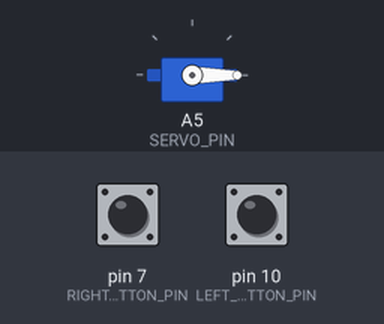
Simulated run of this sketch. Board: Arduino Uno, built with avr-gcc and run on an emulated ATmega328P. Parts: servo. The inputs (shaded band) are chosen by the test bench; at power-on: pin 7 (RIGHT_BUTTON_PIN) HIGH, pin 10 (LEFT_BUTTON_PIN) HIGH.

Above: at 1.2 s.
1.3 s: pin 7 (RIGHT_BUTTON_PIN) pulled LOW for 1 s
3.8 s: pin 10 (LEFT_BUTTON_PIN) pulled LOW for 3.2 s
At 7.6 s:
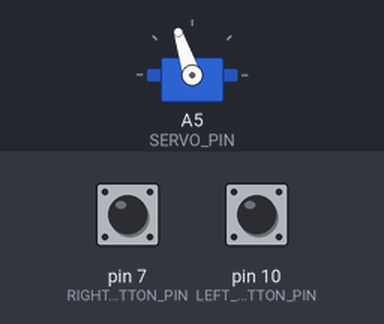
8.5 s: pin 7 (RIGHT_BUTTON_PIN) pulled LOW for 0.15 s
At 9.8 s:
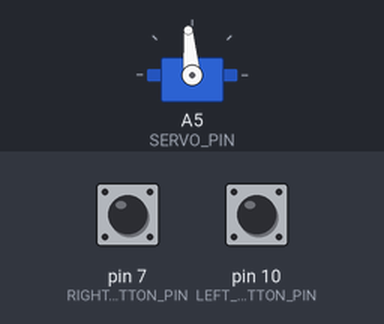
10.1 s: pin 10 (LEFT_BUTTON_PIN) pulled LOW for 0.15 s
At 11.4 s:
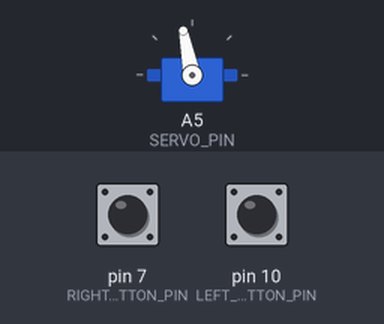
11.7 s: pin 7 (RIGHT_BUTTON_PIN) driven LOW and pin 10 (LEFT_BUTTON_PIN) driven LOW
At 12.6 s:
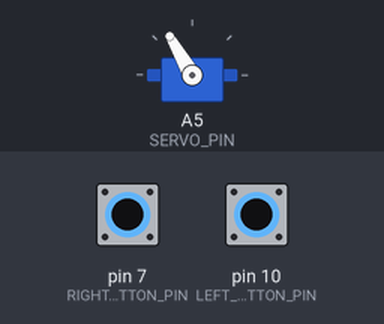
13.6 s: pin 7 (RIGHT_BUTTON_PIN) driven HIGH
Timing chart, 0 to 17.6 s (numbered marks = the images above; inputs shaded):
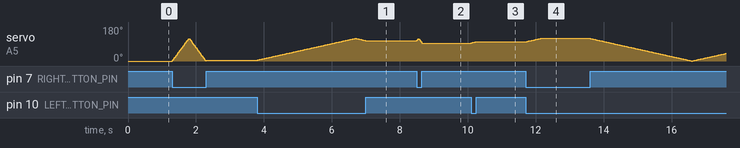

The sketch:

opdracht_5.ino
```cpp
#include <Servo.h>

enum CycleState {
  IDLE,
  LEFT_CYCLE,
  RIGHT_CYCLE,
  BOTH_CYCLE
};

enum CycleStep {
  FORWARD,
  WAITING,
  BACKWARD
};

const int LEFT_BUTTON_PIN = 10;
const int RIGHT_BUTTON_PIN = 7;
const int SERVO_PIN = A5;

const int MIN_ANGLE = 0;
const int MAX_ANGLE = 120;

Servo servo;
int currentAngle = 0;
CycleState cycleState = IDLE;
CycleStep cycleStep = WAITING;

long waitStartTime = 0;

void setup() {
  // Zet de knoppen klaar voor gebruik
  pinMode(LEFT_BUTTON_PIN, INPUT_PULLUP);
  pinMode(RIGHT_BUTTON_PIN, INPUT_PULLUP);

  // Koppel de servo en zet hem op de startpositie
  servo.attach(SERVO_PIN);
  servo.write(currentAngle);
}

void loop() {
  // Controleer of de knoppen zijn ingedrukt
  bool leftPressed = digitalRead(LEFT_BUTTON_PIN) == LOW;
  bool rightPressed = digitalRead(RIGHT_BUTTON_PIN) == LOW;

  // Werk de huidige cyclus bij en voer deze uit
  updateCycleState(leftPressed, rightPressed);
  executeCycle(leftPressed, rightPressed);
}

void updateCycleState(bool leftPressed, bool rightPressed) {
  CycleState newCycleState = cycleState;

  // Bepaal welke cyclus moet worden uitgevoerd
  if (leftPressed && rightPressed) {
    newCycleState = BOTH_CYCLE;
  } else if (leftPressed) {
    newCycleState = LEFT_CYCLE;
  } else if (rightPressed) {
    newCycleState = RIGHT_CYCLE;
  }

  // Reset de stappen wanneer de cyclus verandert
  if (newCycleState != cycleState) {
    cycleState = newCycleState;
    cycleStep = FORWARD;
    waitStartTime = 0;
  }
}

void executeCycle(bool leftPressed, bool rightPressed) {
  // Voer de beweging uit die hoort bij de actieve knop
  switch (cycleState) {
    case IDLE:
      break;

    case LEFT_CYCLE:
      if (leftPressed) executeTwoStepCycle(3000);
      break;

    case RIGHT_CYCLE:
      if (rightPressed) executeTwoStepCycle(500);
      break;

    case BOTH_CYCLE:
      if (leftPressed && rightPressed) executeComboCycle();
      break;
  }
}

void executeTwoStepCycle(int durationMs) {
  // Laat de servo heen en weer bewegen
  switch (cycleStep) {
    case FORWARD:
      moveServo(MAX_ANGLE, durationMs);
      if (currentAngle == MAX_ANGLE) cycleStep = BACKWARD;
      break;

    case BACKWARD:
      moveServo(MIN_ANGLE, durationMs);
      if (currentAngle == MIN_ANGLE) cycleStep = FORWARD;
      break;

    case WAITING:
      break;
  }
}

void executeComboCycle() {
  // Beweeg langzaam vooruit, wacht en ga snel terug
  switch (cycleStep) {
    case FORWARD:
      moveServo(MAX_ANGLE, 3000);
      if (currentAngle == MAX_ANGLE) {
        waitStartTime = millis();
        cycleStep = WAITING;
      }
      break;

    case WAITING:
      if (millis() - waitStartTime >= 5000) cycleStep = BACKWARD;
      break;

    case BACKWARD:
      moveServo(MIN_ANGLE, 500);
      if (currentAngle == MIN_ANGLE) cycleStep = FORWARD;
      break;
  }
}

void moveServo(int targetAngle, int durationMs) {
  // Stop als de servo al op de juiste positie staat
  if (currentAngle == targetAngle) return;

  // Verplaats de servo een stap richting het doel
  currentAngle += currentAngle < targetAngle ? 1 : -1;

  servo.write(currentAngle);
  delay(durationMs / MAX_ANGLE);
}
```

Measured:
- after the input at 3.8 s, servo on A5 (SERVO_PIN): rises from 4° to 120° in 2.9 s, then falls to 108° in 0.30 s
- after the input at 8.5 s, servo on A5 (SERVO_PIN): 108° → 95° at once
- after the input at 10.1 s, servo on A5 (SERVO_PIN): 95° → 101° at once
- after the input at 11.7 s, servo on A5 (SERVO_PIN): moves from 101° to 120° over 0.45 s, starting at once
